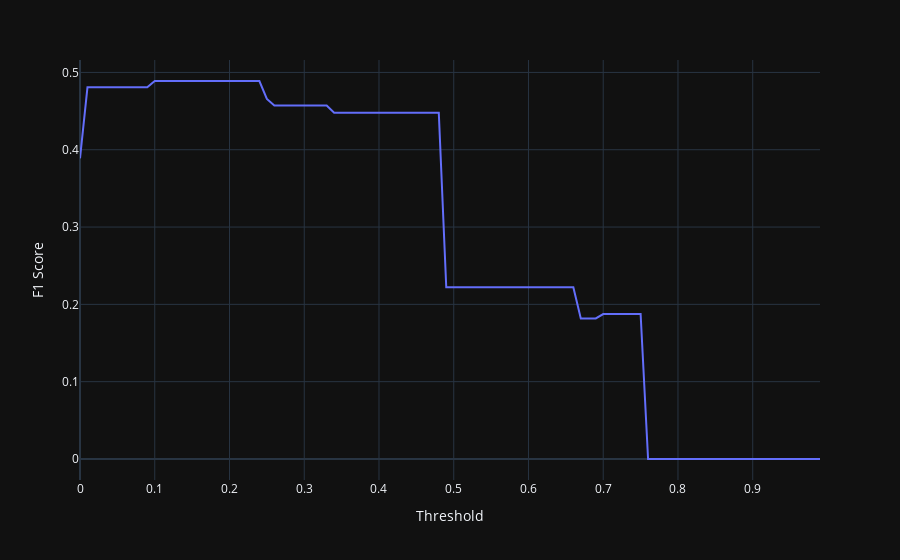

Notebook code for this chart:
### Code cell
px.line(x=np.arange(0, 1, .01), y=f1_lista, labels={'x':'Threshold', 'y':'F1 Score'})
